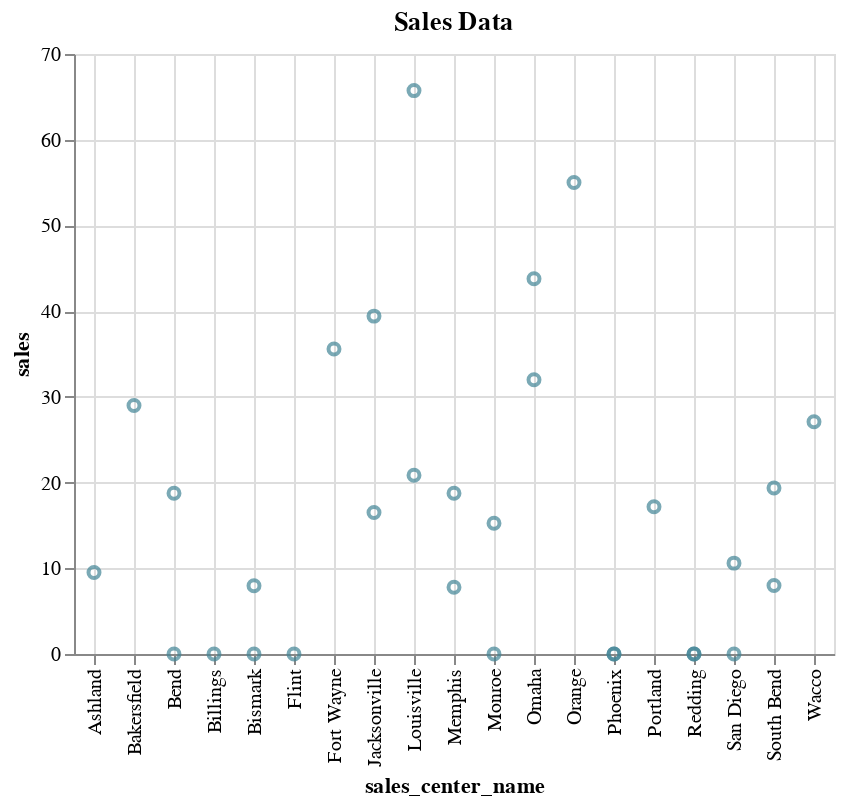

Here is the notebook cell this chart was saved with:
### Markdown cell above
<hr style='height:1px;border:none;background-color:#00233C;'>
<p style='font-size:18px;font-family:Arial;color:#00233c;'><b>Different styles of chart can be generated using the mark parameter</b></p>

<p style = 'font-size:16px;font-family:Arial;color:#00233C'>
    Supported mark types include <b>area, bar, circle, line, point, rect, rule, square, text, tick, rect</b>.
</p>

<p style = 'font-size:16px;font-family:Arial;color:#00233C'>
    See the Vega-Lite specification for the complete list of mark types 
    (<a href='https://vega.github.io/vega-lite/' style='font-weight:bold;'>Vega-Lite specification</a>).
</p>

### Code cell
%chart sales_center_name, sales, title = Sales Data, color = #428495, mark = point

### Figure 1 — Vega-Lite specification as saved in the notebook (floating-point values rounded to 4 significant figures)
{"$schema": "https://vega.github.io/schema/vega-lite/v3.json", "data": {"format": {"type": "csv"}, "values": "\"SALES\",\"Sales_Center_ID\",\"Sales_Center_Name\"\n\".00\",\"1111\",\"Phoenix\"\n\".00\",\"1111\",\"Phoenix\"\n\".00\",\"2222\",\"Bend\"\n\"18.75\",\"2222\",\"Bend\"\n\"43.78\",\"3333\",\"Omaha\"\n\"32.00\",\"3333\",\"Omaha\"\n\"65.73\",\"4444\",\"Louisville\"\n\"20.85\",\"4444\",\"Louisville\"\n\".00\",\"5555\",\"Bismark\"\n\"7.97\",\"5555\",\"Bismark\"\n\"7.79\",\"6666\",\"Memphis\"\n\"18.75\",\"6666\",\"Memphis\"\n\"15.25\",\"7777\",\"Monroe\"\n\".00\",\"7777\",\"Monroe\"\n\".00\",\"8888\",\"San Diego\"\n\"10.60\",\"8888\",\"San Diego\"\n\".00\",\"9999\",\"Redding\"\n\".00\",\"9999\",\"Redding\"\n\"19.36\",\"1112\",\"South Bend\"\n\"8.00\",\"1112\",\"South Bend\"\n\"16.50\",\"1113\",\"Jacksonville\"\n\"39.42\",\"1113\",\"Jacksonville\"\n\"35.58\",\"1114\",\"Fort Wayne\"\n\".00\",\"1115\",\"Billings\"\n\"17.18\",\"1116\",\"Portland\"\n\"9.50\",\"1117\",\"Ashland\"\n\"27.10\",\"1118\",\"Wacco\"\n\".00\",\"1119\",\"Flint\"\n\"29.00\",\"2111\",\"Bakersfield\"\n\"55.00\",\"3111\",\"Orange\"\n"}, "encoding": {"x": {"axis": {"grid": true, "title": "sales_center_name"}, "field": "Sales_Center_Name", "type": "nominal"}, "y": {"axis": {"grid": true, "title": "sales"}, "field": "SALES", "type": "quantitative"}}, "mark": {"color": "#428495", "type": "point"}, "title": "Sales Data"}
